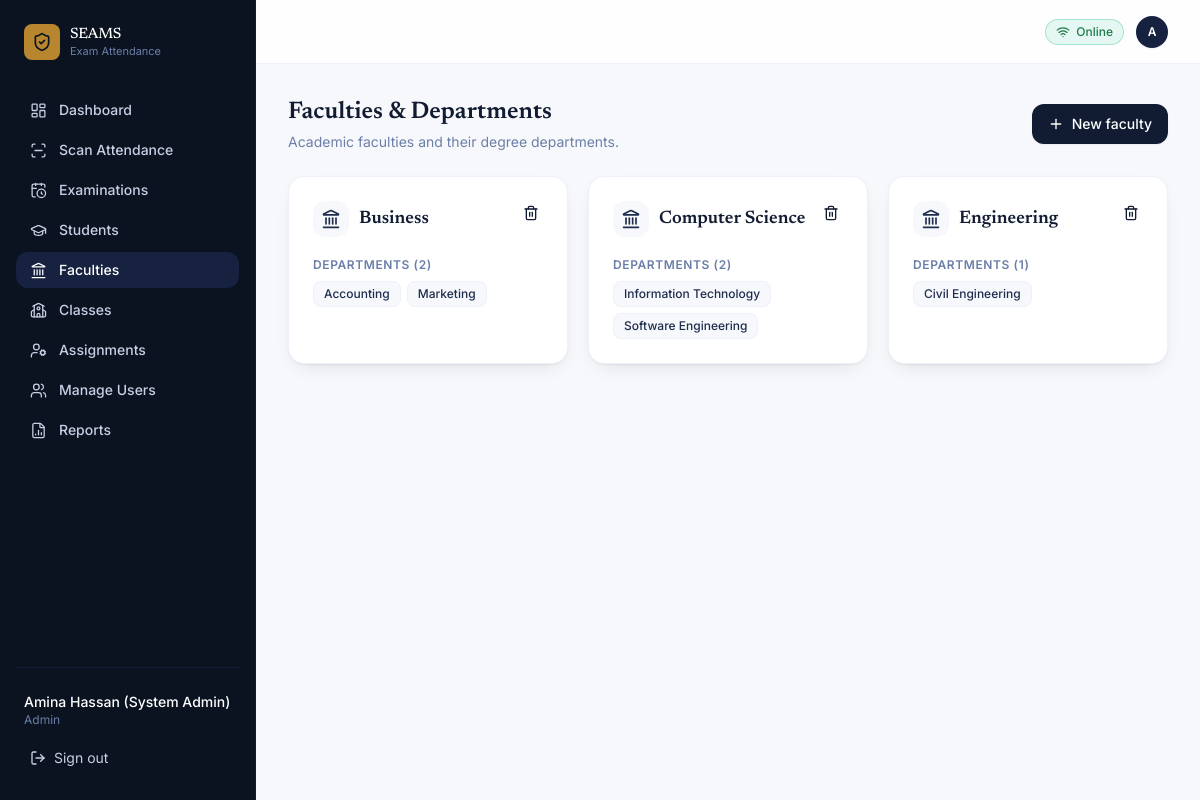
Screenshot of /faculties.php (signed in) with the database file from the repository.
### tables this page shows
CREATE TABLE IF NOT EXISTS `users` (
    `id` INT AUTO_INCREMENT PRIMARY KEY,
    `full_name` VARCHAR(150) NOT NULL,
    `username` VARCHAR(60) NOT NULL UNIQUE,
    `email` VARCHAR(150) NOT NULL UNIQUE,
    `phone` VARCHAR(30) DEFAULT '',
    `invigilator_id` VARCHAR(50) DEFAULT '',
    `password` VARCHAR(255) NOT NULL,
    `role` ENUM('admin', 'invigilator') NOT NULL DEFAULT 'invigilator',
    `is_active` TINYINT(1) NOT NULL DEFAULT 1,
    `created_at` DATETIME DEFAULT CURRENT_TIMESTAMP
);

CREATE TABLE IF NOT EXISTS `faculties` (
    `id` INT AUTO_INCREMENT PRIMARY KEY,
    `name` VARCHAR(100) NOT NULL UNIQUE,
    `created_at` DATETIME DEFAULT CURRENT_TIMESTAMP
);

### config/db.php (called while the page is built, shortened)
<?php
function getDB() {
    static $pdo = null;
    if ($pdo === null) {
        try {
            $pdo = new PDO("mysql:host=" . DB_HOST . ";charset=utf8mb4", DB_USER, DB_PASS, [
                PDO::ATTR_ERRMODE => PDO::ERRMODE_EXCEPTION,
                PDO::ATTR_DEFAULT_FETCH_MODE => PDO::FETCH_ASSOC,
            ]);
            $pdo->exec("CREATE DATABASE IF NOT EXISTS `" . DB_NAME . "` CHARACTER SET utf8mb4 COLLATE utf8mb4_unicode_ci");
            $pdo->exec("USE `" . DB_NAME . "`");
        } catch (PDOException $e) {
            die("Database Connection Error: " . $e->getMessage());
        }
    }
    return $pdo;
}
function requireAuth() {
    $pdo = getDB();
    $userId = $_SESSION['user']['id'] ?? 0;
    $username = $_SESSION['user']['username'] ?? '';
    if ($userId > 0) {
        $stmt = $pdo->prepare("SELECT id, full_name, username, email, phone, role, invigilator_id FROM `users` WHERE `id` = ?");
        $stmt->execute([$userId]);
        $u = $stmt->fetch();
    }
    return $_SESSION['user'];
}

### faculties.php (the view, shortened to what this page needs)
<?php
require_once __DIR__ . '/includes/header.php';
$pdo = getDB();
$faculties = $pdo->query("SELECT * FROM `faculties` ORDER BY `name` ASC")->fetchAll();
$allDepts = $pdo->query("SELECT * FROM `departments` ORDER BY `name` ASC")->fetchAll();
$deptMap = [];
foreach ($allDepts as $d) {
    $deptMap[$d['faculty_name']][] = $d['name'];
}
?>
<div class="space-y-6 fade-up">
    <div class="flex items-center justify-between flex-wrap gap-3">
        <div>
            <h1 class="font-display text-2xl text-ledger-900 font-semibold">Faculties & Departments</h1>
            <p class="text-ledger-400 text-sm mt-1">Academic faculties and their degree departments.</p>
        </div>
        <button onclick="openFacultyModal()" class="flex items-center gap-2 bg-ledger-900 hover:bg-ledger-800 text-white text-sm font-medium px-4 py-2.5 rounded-xl transition-colors shadow-sm">
            <i data-lucide="plus" class="w-4 h-4"></i> New faculty
        </button>
    </div>
    <div class="grid grid-cols-1 md:grid-cols-2 lg:grid-cols-3 gap-5">
        <?php foreach ($faculties as $f): ?>
            <?php $depts = $deptMap[$f['name']] ?? []; ?>
            <div class="bg-white rounded-2xl border border-ledger-100 shadow-card p-6 flex flex-col justify-between">
                <div>
                    <div class="flex items-start justify-between gap-2 mb-3">
                        <div class="flex items-center gap-2.5">
                            <div class="w-9 h-9 rounded-xl bg-ledger-50 text-ledger-700 flex items-center justify-center font-bold">
                                <i data-lucide="landmark" class="w-5 h-5"></i>
                            </div>
                            <h3 class="font-display text-lg font-semibold text-ledger-900"><?= htmlspecialchars($f['name']) ?></h3>
                        </div>
                        <form method="POST" action="faculties.php" onsubmit="return confirm('Remove faculty and its departments?');" class="inline">
                            <button type="submit" class="text-ledger-300 hover:text-red-600 transition-colors p-1" title="Delete">
                                <i data-lucide="trash-2" class="w-4 h-4"></i>
                            </button>
                        </form>
                    </div>
                    <div class="space-y-1.5 pt-2">
                        <span class="text-xs font-semibold uppercase tracking-wider text-ledger-400 block mb-2">Departments (<?= count($depts) ?>)</span>
                        <div class="flex flex-wrap gap-1.5">
                            <?php if (empty($depts)): ?>
                                <span class="text-xs text-ledger-400 italic">No departments listed</span>
                            <?php else: ?>
                                <?php foreach ($depts as $d): ?>
                                    <span class="px-2.5 py-1 rounded-lg text-xs font-medium bg-ledger-50 text-ledger-700 border border-ledger-100">
                                        <?= htmlspecialchars($d) ?>
                                    </span>
                                <?php endforeach; ?>
                            <?php endif; ?>
                        </div>
                    </div>
                </div>
            </div>
        <?php endforeach; ?>
    </div>
</div>
<?php require_once __DIR__ . '/includes/footer.php'; ?>

### includes/header.php (shortened to what this page needs)
<?php
require_once __DIR__ . '/../config/db.php';
$currentUser = requireAuth();
$isAdmin = ($currentUser['role'] ?? '') === 'admin';
$currentPage = basename($_SERVER['PHP_SELF']);
function navItem($url, $label, $iconName, $currentPage) {
    $isActive = ($currentPage === $url || ($url === 'index.php' && ($currentPage === '' || $currentPage === 'index.php')));
    $activeClass = $isActive
        ? 'bg-ledger-800 text-white'
        : 'text-ledger-200 hover:bg-ledger-800/60 hover:text-white';
    echo '<a href="' . htmlspecialchars($url) . '" class="flex items-center gap-3 px-3.5 py-2 rounded-xl text-sm font-medium transition-colors ' . $activeClass . '">';
    echo '<i data-lucide="' . htmlspecialchars($iconName) . '" class="w-[17px] h-[17px] stroke-[1.8] shrink-0"></i>';
    echo '<span>' . htmlspecialchars($label) . '</span>';
    echo '</a>';
}
?>
<!DOCTYPE html>
<html lang="en">
<head>
    <script src="https://cdn.tailwindcss.com"></script>
</head>
<body class="min-h-screen flex bg-ledger-50 text-ledger-900 antialiased selection:bg-seal/20 selection:text-seal-dark">
    <aside class="hidden md:flex flex-col w-64 bg-ledger-950 shrink-0 px-4 py-6 border-r border-ledger-900 min-h-screen">
        <div class="flex items-center gap-2.5 px-2 mb-8">
            <div class="w-9 h-9 rounded-lg bg-seal flex items-center justify-center text-ledger-950">
                <i data-lucide="shield-check" class="w-5 h-5 stroke-[2]"></i>
            </div>
            <div class="leading-tight">
                <p class="font-display text-white text-[15px] font-medium tracking-tight">SEAMS</p>
                <p class="text-ledger-400 text-[11px]">Exam Attendance</p>
            </div>
        </div>
        <nav class="flex flex-col gap-1 flex-1">
            <?php navItem('index.php', 'Dashboard', 'layout-dashboard', $currentPage); ?>
            <?php if ($isAdmin): ?>
                <?php navItem('students.php', 'Students', 'graduation-cap', $currentPage); ?>
                <?php navItem('faculties.php', 'Faculties', 'landmark', $currentPage); ?>
                <?php navItem('classes.php', 'Classes', 'school', $currentPage); ?>
                <?php navItem('assignments.php', 'Assignments', 'user-cog', $currentPage); ?>
                <?php navItem('users.php', 'Manage Users', 'users', $currentPage); ?>
                <?php navItem('reports.php', 'Reports', 'file-bar-chart-2', $currentPage); ?>
            <?php endif; ?>
        </nav>
        <div class="mt-auto pt-6 border-t border-ledger-800/80">
            <div class="px-2 mb-3">
                <p class="text-white text-sm font-medium truncate"><?= htmlspecialchars($currentUser['full_name'] ?? 'Admin') ?></p>
                <p class="text-ledger-400 text-xs capitalize"><?= htmlspecialchars($currentUser['role'] ?? 'admin') ?></p>
            </div>
            <a href="logout.php" class="w-full flex items-center gap-2 px-3.5 py-2 rounded-xl text-sm text-ledger-200 hover:bg-ledger-800/60 hover:text-white transition-colors">
                <i data-lucide="log-out" class="w-4 h-4"></i> Sign out
            </a>
        </div>
    </aside>
    <div class="flex-1 flex flex-col min-w-0">
        <header class="h-16 border-b border-ledger-100 bg-white/80 backdrop-blur px-4 md:px-8 flex items-center justify-between sticky top-0 z-30">
            <div class="flex items-center gap-3">
                <div class="flex items-center gap-1.5 px-2.5 py-1 rounded-full text-xs font-medium border bg-emerald-500/10 text-eligible border-emerald-500/30" title="Connected to server">
                    <i data-lucide="wifi" class="w-3.5 h-3.5"></i>
                    <span>Online</span>
                </div>
                <div class="w-8 h-8 rounded-full bg-ledger-800 text-white flex items-center justify-center text-xs font-semibold uppercase shadow-sm">
                    <?= htmlspecialchars(mb_substr($currentUser['full_name'] ?? 'U', 0, 1)) ?>
                </div>
            </div>
        </header>
        <main class="flex-1 p-4 md:p-8 max-w-7xl w-full mx-auto">

### includes/header.php (style rules this page uses)
body { font-family: 'Inter', ui-sans-serif, system-ui, sans-serif; }
.font-display { font-family: 'Newsreader', ui-serif, Georgia, serif; }
.fade-up { animation: fadeUp 0.25s ease-out forwards; }

### rows the page displays
users: full_name "Amina Hassan (System Admin)", role "Admin", full_name "A"
faculties: name "Business", name "2", name "Accounting", name "Marketing"
faculties: name "Computer Science", name "2", name "Information Technology", name "Software Engineering"
faculties: name "Engineering", name "1", name "Civil Engineering"

### other values shown
$label "Dashboard Scan Attendance Examinations Students Faculties Classes Assignments Manage Users Reports"
